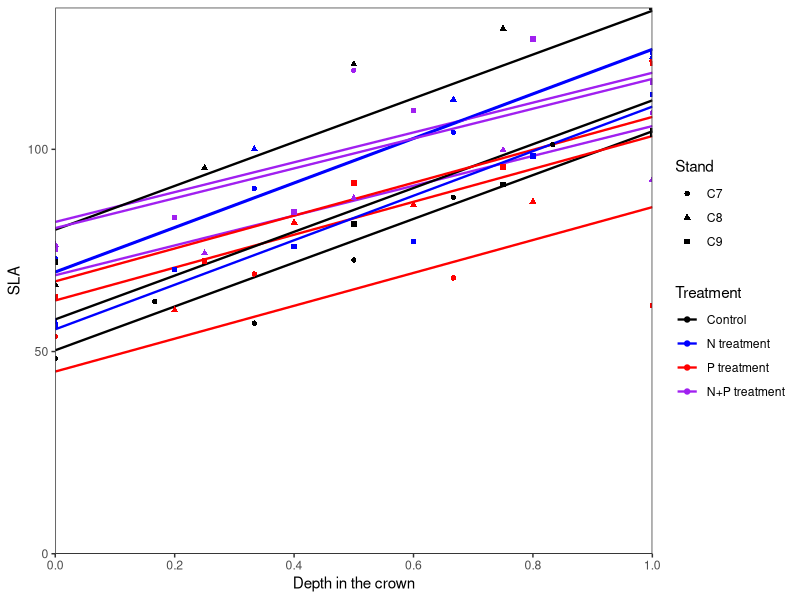
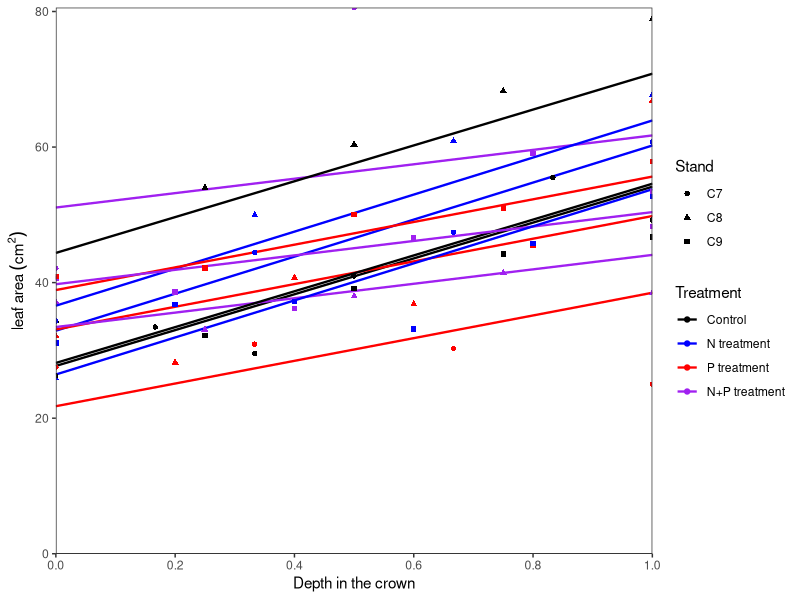
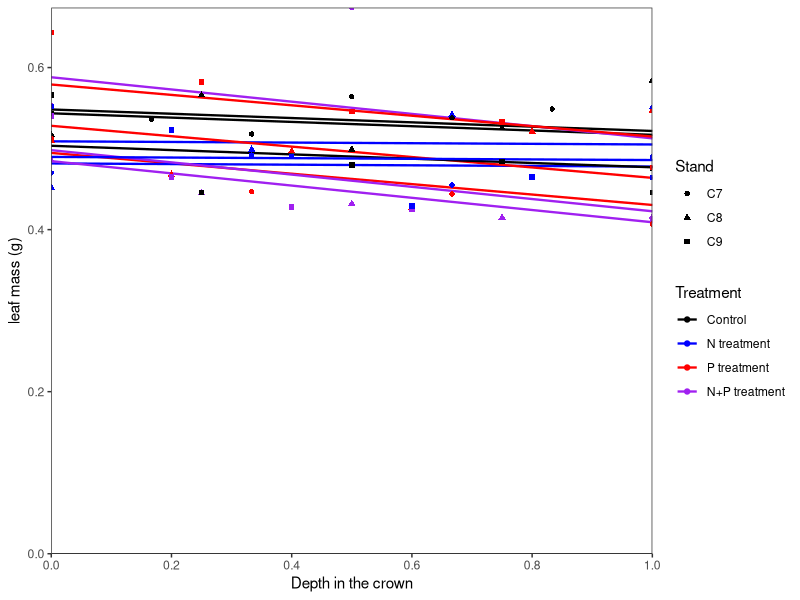
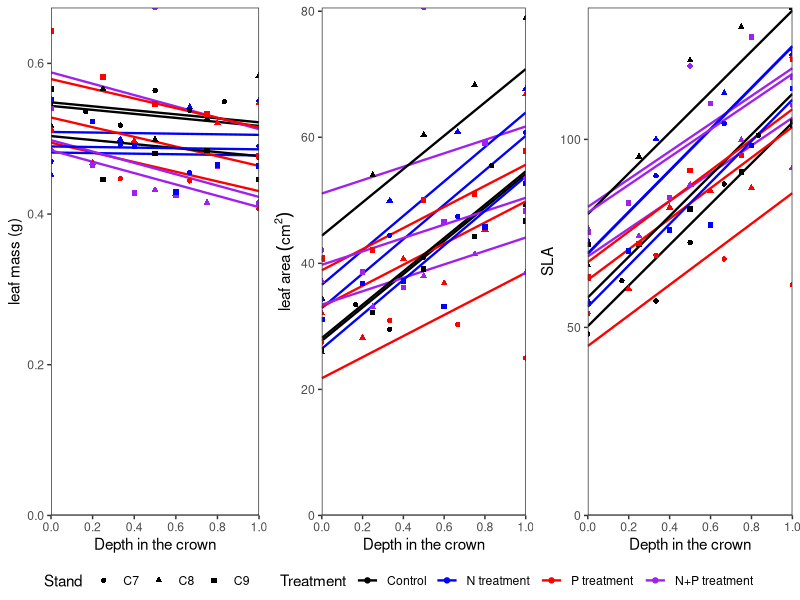
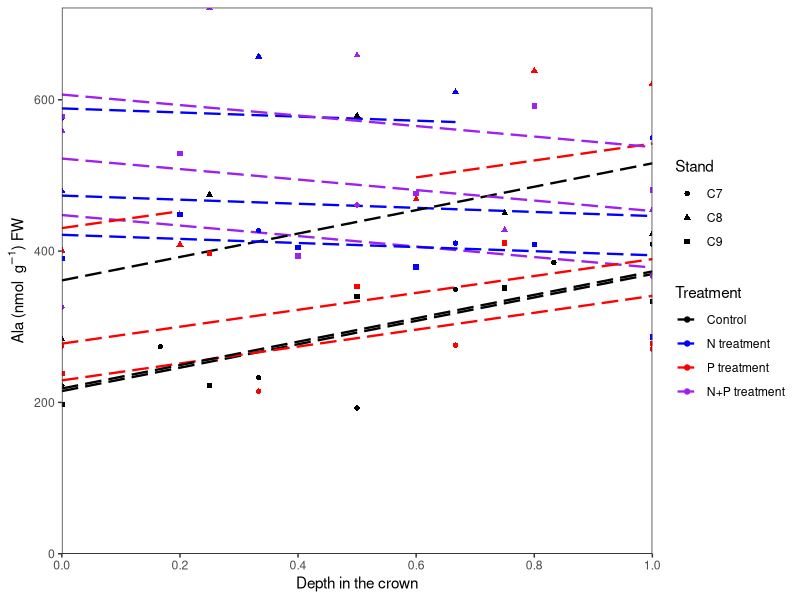
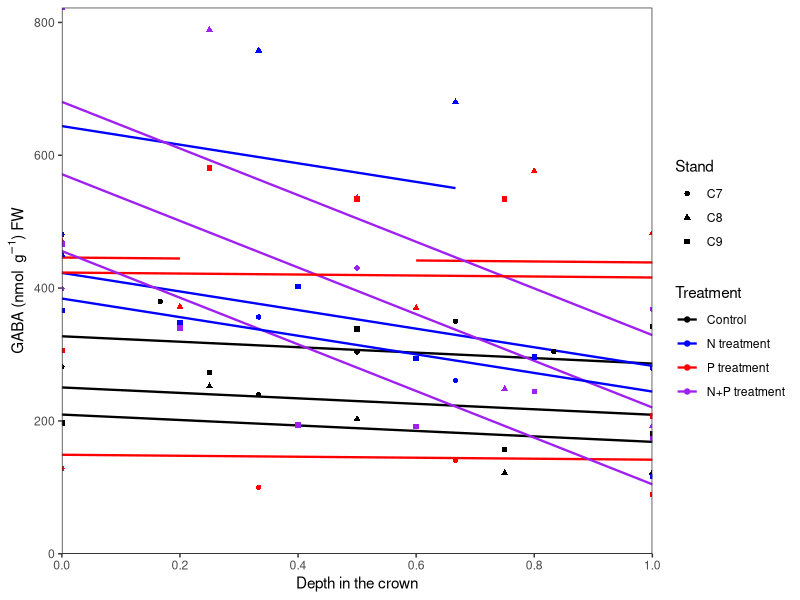
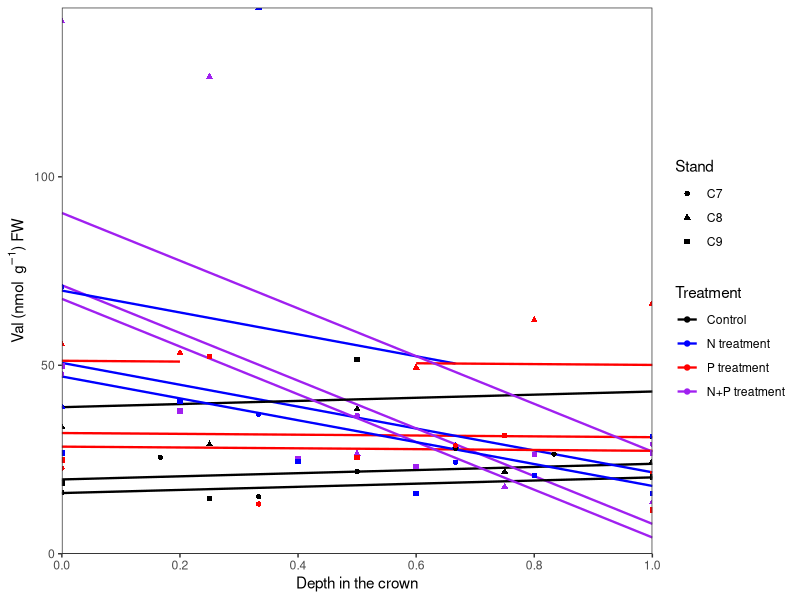
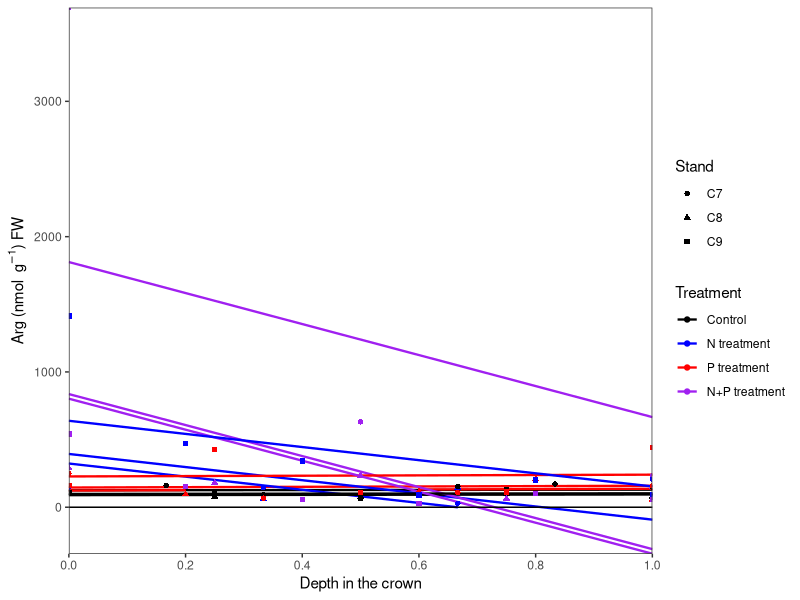

The R script that drew these images, in order: (Note: this script raises an error after producing the figures.)





library(ggplot2)
library(nlme)


samp<-read.csv("better_melnhe_sugar_maple_crown_depth.csv", header=T)

samp$Treatment <- factor(samp$trmt,levels=c("Control","N treatment","P treatment","N+P treatment"))
samp$trmt <- factor(samp$trmt,levels=c("Control","N treatment","P treatment","N+P treatment"))
samp$Tree_ID<-as.numeric(samp$Tree_ID)



###########  SLA, mass, area

mSLA <- lme(SLA ~ scaled*Ntrmt*Ptrmt, random=~1|Stand/Tree_ID, data=samp)
mmass <- lme(mass_g ~ scaled*Ntrmt*Ptrmt, random=~1|Stand/Tree_ID, data=samp)
marea <- lme(area_cm2 ~ scaled*Ntrmt*Ptrmt, random=~1|Stand/Tree_ID, data=samp)


samp$fitSLA <- predict(mSLA)   #Add model fits to dataframe
samp$fitmass <- predict(mmass)   #Add model fits to dataframe
samp$fitarea <- predict(marea)   #Add model fits to dataframe


gSLA<-ggplot(samp,aes(scaled, SLA, group=interaction(Tree_ID, Stand), col=Treatment, shape=Stand )) + 
  geom_line(aes(y=fitSLA ), linetype="solid", size=0.8) +
  scale_color_manual(values= c("black","blue","red","purple"))+
  geom_point(alpha = 1) + 
  geom_hline(yintercept=0, linetype="solid") +
  theme_bw()+theme(panel.grid.major = element_blank(),panel.grid.minor = element_blank())+
  xlab("Depth in the crown")+
  ylab("SLA")+
  scale_x_continuous(expand = c(0, 0),breaks=seq(0,1,.2)) +
  scale_y_continuous(expand = c(0, 0))
gSLA


garea<-ggplot(samp,aes(scaled, area_cm2, group=interaction(Tree_ID, Stand), col=Treatment, shape=Stand )) + 
  geom_line(aes(y=fitarea ), linetype="solid", size=0.8) +
  scale_color_manual(values= c("black","blue","red","purple"))+
  geom_point(alpha = 1) + 
  geom_hline(yintercept=0, linetype="solid") +
  theme_bw()+theme(panel.grid.major = element_blank(),panel.grid.minor = element_blank())+
  xlab("Depth in the crown")+
  labs(y=bquote('leaf area'~(cm^2)))+
  scale_x_continuous(expand = c(0, 0),breaks=seq(0,1,.2) ) +
  scale_y_continuous(expand = c(0, 0))
garea

gmass<-ggplot(samp,aes(scaled, mass_g, group=interaction(Tree_ID, Stand), col=Treatment, shape=Stand )) + 
  geom_line(aes(y=fitmass ), linetype="solid", size=0.8) +
  scale_color_manual(values= c("black","blue","red","purple"))+
  geom_point(alpha = 1) + 
  geom_hline(yintercept=0, linetype="solid") +
  theme_bw()+ theme(panel.grid.major = element_blank(),panel.grid.minor = element_blank())+
  xlab("Depth in the crown")+
  ylab("leaf mass (g)")+
  scale_x_continuous(expand = c(0, 0),breaks=seq(0,1,.2)) +
  scale_y_continuous(expand = c(0, 0))
gmass

library(ggpubr)
ggarrange(gmass, garea, gSLA, common.legend=T, nrow=1, legend="bottom")




###########################

############################################


# Amino acids
###########################
mAla <- lme(Ala ~ scaled*Ntrmt*Ptrmt, random=~1|Stand/Tree_ID, data=samp, na.action = na.exclude)
samp$fitAla <- predict(mAla)   #Add model fits to dataframe
gAla<-ggplot(samp,aes(scaled, Ala, group=interaction(Tree_ID, Stand), col=Treatment, shape=Stand )) + 
  geom_line(aes(y=fitAla ), linetype="longdash", size=0.8) +
  scale_color_manual(values= c("black","blue","red","purple"))+
  geom_point(alpha = 1) + 
  geom_hline(yintercept=0, linetype="solid") +
  theme_bw()+theme(panel.grid.major = element_blank(),panel.grid.minor = element_blank())+
  xlab("Depth in the crown")+
  ylab("Ala (nmol "~g^-1*") FW")+
  scale_x_continuous(expand = c(0, 0),breaks=seq(0,1,.2)) +
  scale_y_continuous(expand = c(0, 0))
gAla

mGaba <- lme(GABA ~ scaled*Ntrmt*Ptrmt, random=~1|Stand/Tree_ID, data=samp, na.action = na.exclude)
samp$fitGaba <- predict(mGaba)   #Add model fits to dataframe
gGaba<-ggplot(samp,aes(scaled, GABA, group=interaction(Tree_ID, Stand), col=Treatment, shape=Stand )) + 
  geom_line(aes(y=fitGaba ), linetype="solid", size=0.8) +
  scale_color_manual(values= c("black","blue","red","purple"))+
  geom_point(alpha = 1) + 
  geom_hline(yintercept=0, linetype="solid") +
  theme_bw()+theme(panel.grid.major = element_blank(),panel.grid.minor = element_blank())+
  xlab("Depth in the crown")+
  ylab("GABA (nmol "~g^-1*") FW")+
  scale_x_continuous(expand = c(0, 0),breaks=seq(0,1,.2)) +
  scale_y_continuous(expand = c(0, 0))
gGaba

mVal <- lme(Val ~ scaled*Ntrmt*Ptrmt, random=~1|Stand/Tree_ID, data=samp, na.action = na.exclude)
samp$fitVal <- predict(mVal)   #Add model fits to dataframe
gVal<-ggplot(samp,aes(scaled, Val, group=interaction(Tree_ID, Stand), col=Treatment, shape=Stand )) + 
  geom_line(aes(y=fitVal ), linetype="solid", size=0.8) +
  scale_color_manual(values= c("black","blue","red","purple"))+
  geom_point(alpha = 1) + 
  geom_hline(yintercept=0, linetype="solid") +
  theme_bw()+theme(panel.grid.major = element_blank(),panel.grid.minor = element_blank())+
  xlab("Depth in the crown")+
  ylab("Val (nmol "~g^-1*") FW")+
  scale_x_continuous(expand = c(0, 0),breaks=seq(0,1,.2)) +
  scale_y_continuous(expand = c(0, 0))
gVal

mArg <- lme(Arg ~ scaled*Ntrmt*Ptrmt, random=~1|Stand/Tree_ID, data=samp, na.action = na.exclude)
samp$fitArg <- predict(mArg)   #Add model fits to dataframe
gArg<-ggplot(samp,aes(scaled, Arg, group=interaction(Tree_ID, Stand), col=Treatment, shape=Stand )) + 
  geom_line(aes(y=fitArg ), linetype="solid", size=0.8) +
  scale_color_manual(values= c("black","blue","red","purple"))+
  geom_point(alpha = 1) + 
  geom_hline(yintercept=0, linetype="solid") +
  theme_bw()+theme(panel.grid.major = element_blank(),panel.grid.minor = element_blank())+
  xlab("Depth in the crown")+
  ylab("Arg (nmol "~g^-1*") FW")+
  scale_x_continuous(expand = c(0, 0),breaks=seq(0,1,.2)) +
  scale_y_continuous(expand = c(0, 0))
gArg

mIle <- lme(Ile ~ scaled*Ntrmt*Ptrmt, random=~1|Stand/Tree_ID, data=samp, na.action = na.exclude)
samp$fitIle <- predict(mIle)   #Add model fits to dataframe
gIle<-ggplot(samp,aes(scaled, Ile, group=interaction(Tree_ID, Stand), col=Treatment, shape=Stand )) + 
  geom_line(aes(y=fitIle ), linetype="solid", size=0.8) +
  scale_color_manual(values= c("black","blue","red","purple"))+
  geom_point(alpha = 1) + 
  geom_hline(yintercept=0, linetype="solid") +
  theme_bw()+theme(panel.grid.major = element_blank(),panel.grid.minor = element_blank())+
  xlab("Depth in the crown")+
  ylab("Ile (nmol "~g^-1*") FW")+
  scale_x_continuous(expand = c(0, 0),breaks=seq(0,1,.2)) +
  scale_y_continuous(expand = c(0, 0))
gIle

mLys <- lme(Lys ~ scaled*Ntrmt*Ptrmt, random=~1|Stand/Tree_ID, data=samp, na.action = na.exclude)
samp$fitLys <- predict(mLys)   #Add model fits to dataframe
gLys<-ggplot(samp,aes(scaled, Lys, group=interaction(Tree_ID, Stand), col=Treatment, shape=Stand )) + 
  geom_line(aes(y=fitLys ), linetype="solid", size=0.8) +
  scale_color_manual(values= c("black","blue","red","purple"))+
  geom_point(alpha = 1)+ 
  geom_hline(yintercept=0, linetype="solid") +
  theme_bw()+theme(panel.grid.major = element_blank(),panel.grid.minor = element_blank())+
  xlab("Depth in the crown")+
  ylab("Lys (nmol "~g^-1*") FW")+
  scale_x_continuous(expand = c(0, 0),breaks=seq(0,1,.2)) +
  scale_y_continuous(expand = c(0, 0))
gLys

mPro <- lme(Pro ~ scaled*Ntrmt*Ptrmt, random=~1|Stand/Tree_ID, data=samp, na.action = na.exclude)
samp$fitPro <- predict(mPro)   #Add model fits to dataframe
gPro<-ggplot(samp,aes(scaled, Pro, group=interaction(Tree_ID, Stand), col=Treatment, shape=Stand )) + 
  geom_line(aes(y=fitPro ), linetype="solid", size=0.8) +
  scale_color_manual(values= c("black","blue","red","purple"))+
  geom_point(alpha = 1) + 
  geom_hline(yintercept=0, linetype="solid") +
  theme_bw()+theme(panel.grid.major = element_blank(),panel.grid.minor = element_blank())+
  xlab("Depth in the crown")+
  ylab("Pro (nmol "~g^-1*") FW")+
  scale_x_continuous(expand = c(0, 0),breaks=seq(0,1,.2)) +
  scale_y_continuous(expand = c(0, 0))
gPro

mGlu <- lme(Glu ~ scaled*Ntrmt*Ptrmt, random=~1|Stand/Tree_ID, data=samp, na.action = na.exclude)
samp$fitGlu <- predict(mGlu)   #Add model fits to dataframe
gGlu<-ggplot(samp,aes(scaled, Glu, group=interaction(Tree_ID, Stand), col=Treatment, shape=Stand )) + 
  geom_line(aes(y=fitGlu ), linetype="solid", size=0.8) +
  scale_color_manual(values= c("black","blue","red","purple"))+
  geom_point(alpha = 1) + 
  geom_hline(yintercept=0, linetype="solid") +
  theme_bw()+theme(panel.grid.major = element_blank(),panel.grid.minor = element_blank())+
  xlab("Depth in the crown")+
  ylab("Glu (nmol "~g^-1*") FW")+
  scale_x_continuous(expand = c(0, 0),breaks=seq(0,1,.2)) +
  scale_y_continuous(expand = c(0, 0))
gGlu




library(ggpubr)
ggarrange(gAla, gGaba, gArg, gGlu,gVal, common.legend=T, nrow=2,ncol=3, legend="bottom")



##

#Poly's'
mPut <- lme(Put ~ scaled*Ntrmt*Ptrmt, random=~1|Stand/Tree_ID, data=samp, na.action = na.exclude)
samp$fitPut <- predict(mPut)   #Add model fits to dataframe
gPut<-ggplot(samp,aes(scaled, Put, group=interaction(Tree_ID, Stand), col=Treatment, shape=Stand )) + 
  geom_line(aes(y=fitPut ), linetype="solid", size=0.8) +
  scale_color_manual(values= c("black","blue","red","purple"))+
  geom_point(alpha = 1) + 
  geom_hline(yintercept=0, linetype="solid") +
  theme_bw()+theme(panel.grid.major = element_blank(),panel.grid.minor = element_blank())+
  xlab("Depth in the crown")+
  ylab("Put (nmol "~g^-1*") FW")+
  scale_x_continuous(expand = c(0, 0), breaks=seq(0,1,.2)) +
  scale_y_continuous(expand = c(0, 0))
gPut

mSpd <- lme(Spd ~ scaled*Ntrmt*Ptrmt, random=~1|Stand/Tree_ID, data=samp, na.action = na.exclude)
samp$fitSpd <- predict(mSpd)   #Add model fits to dataframe
gSpd<-ggplot(samp,aes(scaled, Spd, group=interaction(Tree_ID, Stand), col=Treatment, shape=Stand )) + 
  geom_line(aes(y=fitSpd ), linetype="solid", size=0.8) +
  scale_color_manual(values= c("black","blue","red","purple"))+
  geom_point(alpha = 1) + 
  geom_hline(yintercept=0, linetype="solid") +
  theme_bw()+theme(panel.grid.major = element_blank(),panel.grid.minor = element_blank())+
  xlab("Depth in the crown")+
  ylab("Spd (nmol "~g^-1*") FW")+
  scale_x_continuous(expand = c(0, 0), breaks=seq(0,1,.2)) +
  scale_y_continuous(expand = c(0, 0))
gSpd

mSpm <- lme(Spm ~ scaled*Ntrmt*Ptrmt, random=~1|Stand/Tree_ID, data=samp, na.action = na.exclude)
samp$fitSpm <- predict(mSpm)   #Add model fits to dataframe
gSpm<-ggplot(samp,aes(scaled, Spm, group=interaction(Tree_ID, Stand), col=Treatment, shape=Stand )) + 
  geom_line(aes(y=fitSpm ), linetype="longdash", size=0.8) +
  scale_color_manual(values= c("black","blue","red","purple"))+
  geom_point(alpha = 1) + 
  geom_hline(yintercept=0, linetype="solid") +
  theme_bw()+theme(panel.grid.major = element_blank(),panel.grid.minor = element_blank())+
  xlab("Depth in the crown")+
  ylab("Spm (nmol "~g^-1*") FW")+
  scale_x_continuous(expand = c(0, 0), breaks=seq(0,1,.2)) +
  scale_y_continuous(expand = c(0, 0))
gSpm


library(ggpubr)
ggarrange(gPut, gSpd, gSpm,common.legend=T, ncol=3, legend="bottom")







## Photoproteins


mChl_A <- lme(total_chl ~ scaled*Ntrmt*Ptrmt, random=~1|Stand/Tree_ID, data=samp, na.action = na.exclude)
samp$fitChl_A <- predict(mChl_A)   #Add model fits to dataframe
gChl<-ggplot(samp,aes(scaled, Chl_A, group=interaction(Tree_ID, Stand), col=Treatment, shape=Stand )) + 
  geom_line(aes(y=fitChl_A ), linetype="solid", size=0.8) +
  scale_color_manual(values= c("black","blue","red","purple"))+
  geom_point(alpha = 1) + 
  geom_hline(yintercept=0, linetype="solid") +
  theme_bw()+theme(panel.grid.major = element_blank(),panel.grid.minor = element_blank())+
  xlab("Depth in the crown")+
  ylab("Chlorophyll (nmol "~g^-1*") FW")+
  scale_x_continuous(expand = c(0, 0)) +
  scale_y_continuous(expand = c(0, 0))
gChl

mChl_B <- lme(total_chl/carot ~ scaled*Ntrmt*Ptrmt, random=~1|Stand/Tree_ID, data=samp, na.action = na.exclude)
samp$fitChl_B <- predict(mChl_B)   #Add model fits to dataframe
gChl_caro<-ggplot(samp,aes(scaled, total_chl/carot, group=interaction(Tree_ID, Stand), col=Treatment, shape=Stand )) + 
  geom_line(aes(y=fitChl_B ), linetype="solid", size=0.8) +
  scale_color_manual(values= c("black","blue","red","purple"))+
  geom_point(alpha = 1) + 
  geom_hline(yintercept=0, linetype="solid") +
  theme_bw()+theme(panel.grid.major = element_blank(),panel.grid.minor = element_blank())+
  xlab("Depth in the crown")+
  ylab("Chl to carotenoid ratio")+
  scale_x_continuous(expand = c(0, 0)) +
  scale_y_continuous(expand = c(0, 0))
gChl_caro



mcarot <- lme(carot ~ scaled*Ntrmt*Ptrmt, random=~1|Stand/Tree_ID, data=samp, na.action = na.exclude)
samp$fitcarot <- predict(mcarot)   #Add model fits to dataframe
gcarot<-ggplot(samp,aes(scaled, carot, group=interaction(Tree_ID, Stand), col=Treatment, shape=Stand )) + 
  geom_line(aes(y=fitcarot ), linetype="solid", size=0.8) +
  scale_color_manual(values= c("black","blue","red","purple"))+
  geom_point(alpha = 1) + 
  geom_hline(yintercept=0, linetype="solid") +
  theme_bw()+theme(panel.grid.major = element_blank(),panel.grid.minor = element_blank())+
  xlab("Depth in the crown")+
  ylab("carot (nmol "~g^-1*") FW")+
  scale_x_continuous(expand = c(0, 0)) +
  scale_y_continuous(expand = c(0, 0))
gcarot

mChl_R <- lme(Chl_R ~ scaled*Ntrmt*Ptrmt, random=~1|Stand/Tree_ID, data=samp, na.action = na.exclude)
samp$fitChl_R <- predict(mChl_R)   #Add model fits to dataframe
gChl_R<-ggplot(samp,aes(scaled, Chl_R, group=interaction(Tree_ID, Stand), col=Treatment, shape=Stand )) + 
  geom_line(aes(y=fitChl_R ), linetype="solid", size=0.8) +
  scale_color_manual(values= c("black","blue","red","purple"))+
  geom_point(alpha = 1) + 
  geom_hline(yintercept=0, linetype="solid") +
  theme_bw()+theme(panel.grid.major = element_blank(),panel.grid.minor = element_blank())+
  xlab("Depth in the crown")+
  ylab("Chl_R (nmol "~g^-1*") FW")+
  scale_x_continuous(expand = c(0, 0)) +
  scale_y_continuous(expand = c(0, 0))
gChl_R



library(ggpubr)
ggarrange(gChl, gcarot,gChl_R, gChl_caro,common.legend=T, ncol=4, legend="bottom")






################################################



## elements

mN <- lme(N ~ scaled*Ntrmt*Ptrmt, random=~1|Stand/Tree_ID, data=samp, na.action = na.exclude)
samp$fitN <- predict(mN)   #Add model fits to dataframe
gN<-ggplot(samp,aes(scaled, N, group=interaction(Tree_ID, Stand), col=Treatment, shape=Stand )) + 
  geom_line(aes(y=fitN ), linetype="solid", size=0.8) +
  scale_color_manual(values= c("black","blue","red","purple"))+
  geom_point(alpha = 1) + 
  geom_hline(yintercept=0, linetype="solid") +
  theme_bw()+theme(panel.grid.major = element_blank(),panel.grid.minor = element_blank())+
  xlab("Depth in the crown")+
  ylab("N (mg "~g^-1*")")+
  scale_x_continuous(expand = c(0, 0), breaks=seq(0,1,.2)) +
  scale_y_continuous(expand = c(0, 0))
gN

mP <- lme(P ~ scaled*Ntrmt*Ptrmt, random=~1|Stand/Tree_ID, data=samp, na.action = na.exclude)
samp$fitP <- predict(mP)   #Add model fits to dataframe
gP<-ggplot(samp,aes(scaled, P, group=interaction(Tree_ID, Stand), col=Treatment, shape=Stand )) + 
  geom_line(aes(y=fitP ), linetype="solid", size=0.8) +
  scale_color_manual(values= c("black","blue","red","purple"))+
  geom_point(alpha = 1) + 
  geom_hline(yintercept=0, linetype="solid") +
  theme_bw()+theme(panel.grid.major = element_blank(),panel.grid.minor = element_blank())+
  xlab("Depth in the crown")+
  ylab("P (mg "~g^-1*")")+
 scale_x_continuous(expand = c(0, 0), breaks=seq(0,1,.2)) +
  scale_y_continuous(expand = c(0, 0))
gP

mCa <- lme(Ca ~ scaled*Ntrmt*Ptrmt, random=~1|Stand/Tree_ID, data=samp, na.action = na.exclude)
samp$fitCa <- predict(mCa)   #Add model fits to dataframe
gCa<-ggplot(samp,aes(scaled, Ca, group=interaction(Tree_ID, Stand), col=Treatment, shape=Stand )) + 
  geom_line(aes(y=fitCa ), linetype="solid", size=0.8) +
  scale_color_manual(values= c("black","blue","red","purple"))+
  geom_point(alpha = 1) + 
  geom_hline(yintercept=0, linetype="solid") +
  theme_bw()+theme(panel.grid.major = element_blank(),panel.grid.minor = element_blank())+
  xlab("Depth in the crown")+
  ylab("Ca (mg "~g^-1*")")+
  scale_x_continuous(expand = c(0, 0), breaks=seq(0,1,.2)) +
  scale_y_continuous(expand = c(0, 0))
gCa

# 
# mN_P <- lme(N_P ~ scaled*Ntrmt*Ptrmt, random=~1|Stand/Tree_ID, data=samp, na.action = na.exclude)
# samp$fitN_P <- predict(mN_P)   #Add model fits to dataframe
# gN_P<-ggplot(samp,aes(scaled, N_P, group=interaction(Tree_ID, Stand), col=Treatment, shape=Stand )) + 
#   geom_line(aes(y=fitN_P ), linetype="longdash", size=0.8) +
#   scale_color_manual(values= c("black","blue","red","purple"))+
#   geom_point(alpha = 1) + 
#   geom_hline(yintercept=0, linetype="solid") +
#   theme_bw()+theme(panel.grid.major = element_blank(),panel.grid.minor = element_blank())+
#   xlab("Depth in the crown")+
#   ylab("N:P ratio")+
# #  scale_x_continuous(expand = c(0, 0)) 
#   scale_y_continuous(expand = c(0, 0))
# gN_P

# mC <- lme(C ~ scaled*Ntrmt*Ptrmt, random=~1|Stand/Tree_ID, data=samp, na.action = na.exclude)
# samp$fitC <- predict(mC)   #Add model fits to dataframe
# gC<-ggplot(samp,aes(scaled, C, group=interaction(Tree_ID, Stand), col=Treatment, shape=Stand )) + 
#   geom_line(aes(y=fitC ), linetype="solid", size=0.8) +
#   scale_color_manual(values= c("black","blue","red","purple"))+
#   geom_point(alpha = 1) + 
# #  geom_hline(yintercept=0, linetype="solid") +
#   theme_bw()+theme(panel.grid.major = element_blank(),panel.grid.minor = element_blank())+
#   xlab("Depth in the crown")+
#   ylab("C (mg "~g^-1*")")+
#   scale_x_continuous(expand = c(0, 0)) 
# #  scale_y_continuous(expand = c(0, 0))
# gC


mMn <- lme(Mn ~ scaled*Ntrmt*Ptrmt, random=~1|Stand/Tree_ID, data=samp, na.action = na.exclude)
samp$fitMn <- predict(mMn)   #Add model fits to dataframe
gMn<-ggplot(samp,aes(scaled, Mn, group=interaction(Tree_ID, Stand), col=Treatment, shape=Stand )) + 
  geom_line(aes(y=fitMn ), linetype="solid", size=0.8) +
  scale_color_manual(values= c("black","blue","red","purple"))+
  geom_point(alpha = 1) + 
  geom_hline(yintercept=0, linetype="solid") +
  theme_bw()+theme(panel.grid.major = element_blank(),panel.grid.minor = element_blank())+
  xlab("Depth in the crown")+
  ylab("Mn (mg "~g^-1*")")+
  scale_x_continuous(expand = c(0, 0), breaks=seq(0,1,.2))+ 
  scale_y_continuous(expand = c(0, 0))
gMn

mAl <- lme(Al ~ scaled*Ntrmt*Ptrmt, random=~1|Stand/Tree_ID, data=samp, na.action = na.exclude)
samp$fitAl <- predict(mAl)   #Add model fits to dataframe
gAl<-ggplot(samp,aes(scaled, Al, group=interaction(Tree_ID, Stand), col=Treatment, shape=Stand )) + 
  geom_line(aes(y=fitAl ), linetype="longdash", size=0.8) +
  scale_color_manual(values= c("black","blue","red","purple"))+
  geom_point(alpha = 1) + 
  geom_hline(yintercept=0, linetype="solid") +
  theme_bw()+theme(panel.grid.major = element_blank(),panel.grid.minor = element_blank())+
  xlab("Depth in the crown")+
  ylab("Al (mg "~g^-1*")")+
  scale_x_continuous(expand = c(0, 0), breaks=seq(0,1,.2))+ 
  scale_y_continuous(expand = c(0, 0))
gAl

mB <- lme(B ~ scaled*Ntrmt*Ptrmt, random=~1|Stand/Tree_ID, data=samp, na.action = na.exclude)
samp$fitB <- predict(mB)   #Add model fits to dataframe
gB<-ggplot(samp,aes(scaled, B, group=interaction(Tree_ID, Stand), col=Treatment, shape=Stand )) + 
  geom_line(aes(y=fitB ), linetype="solid", size=0.8) +
  scale_color_manual(values= c("black","blue","red","purple"))+
  geom_point(alpha = 1) + 
  geom_hline(yintercept=0, linetype="solid") +
  theme_bw()+theme(panel.grid.major = element_blank(),panel.grid.minor = element_blank())+
  xlab("Depth in the crown")+
  ylab("B (mg "~g^-1*")")+
  scale_x_continuous(expand = c(0, 0), breaks=seq(0,1,.2)) +
  scale_y_continuous(expand = c(0, 0))
gB

mFe <- lme(Fe ~ scaled*Ntrmt*Ptrmt, random=~1|Stand/Tree_ID, data=samp, na.action = na.exclude)
samp$fitFe <- predict(mFe)   #Add model fits to dataframe
gFe<-ggplot(samp,aes(scaled, Fe, group=interaction(Tree_ID, Stand), col=Treatment, shape=Stand )) + 
  geom_line(aes(y=fitFe ), linetype="longdash", size=0.8) +
  scale_color_manual(values= c("black","blue","red","purple"))+
  geom_point(alpha = 1) + 
  geom_hline(yintercept=0, linetype="solid") +
  theme_bw()+theme(panel.grid.major = element_blank(),panel.grid.minor = element_blank())+
  xlab("Depth in the crown")+
  ylab("Fe (mg "~g^-1*")")+
  scale_x_continuous(expand = c(0, 0), breaks=seq(0,1,.2))+ 
  scale_y_continuous(expand = c(0, 0))
gFe

mZn <- lme(Zn ~ scaled*Ntrmt*Ptrmt, random=~1|Stand/Tree_ID, data=samp, na.action = na.exclude)
samp$fitZn <- predict(mZn)   #Add model fits to dataframe
gZn<-ggplot(samp,aes(scaled, Zn, group=interaction(Tree_ID, Stand), col=Treatment, shape=Stand )) + 
  geom_line(aes(y=fitZn ), linetype="solid", size=0.8) +
  scale_color_manual(values= c("black","blue","red","purple"))+
  geom_point(alpha = 1) + 
  geom_hline(yintercept=0, linetype="solid") +
  theme_bw()+theme(panel.grid.major = element_blank(),panel.grid.minor = element_blank())+
  xlab("Depth in the crown")+
  ylab("Zn (mg "~g^-1*")")+
  scale_x_continuous(expand = c(0, 0), breaks=seq(0,1,.2))+ 
  scale_y_continuous(expand = c(0, 0))
gZn


ggarrange(gN,gMn, gAl, gFe,
          gCa,gP,gB,  gZn,
          common.legend=T, ncol=4, nrow=2, legend="bottom")


emmeans(mN, pairwise~ Ntrmt)
(21.3-17.0)/mean(c(17)) # 25%

emmeans(mFe, pairwise~ Ntrmt)
(0.592-0.419)/mean(c(0.419)) # 41

emmeans(mMn, pairwise~ Ntrmt)
(2.5-1.52)/mean(c(1.52)) # 64%

emmeans(mAl, pairwise~ Ntrmt)
(0.0274-0.0194)/mean(c(0.0194))# 41%


# P addtion
emmeans(mP, pairwise~ Ptrmt)
(1.87-1.15)/mean(c(1.15))# 63%

emmeans(mB, pairwise~ Ptrmt)
(0.0387-0.0268)/mean(c(0.0268))# 44%

emmeans(mN_P, pairwise~ Ntrmt*Ptrmt)

#NP with N
(15.7-12.7)/(12.7) # 23 % higher

#NP with P # 50% lower
(11.3-17)/(mean(17)) # 34% lower

#NP NP compared to control
(13.89-16.59) /(16.59) # 16% lower




gPro
gAla

gP
gFe
gN_P
